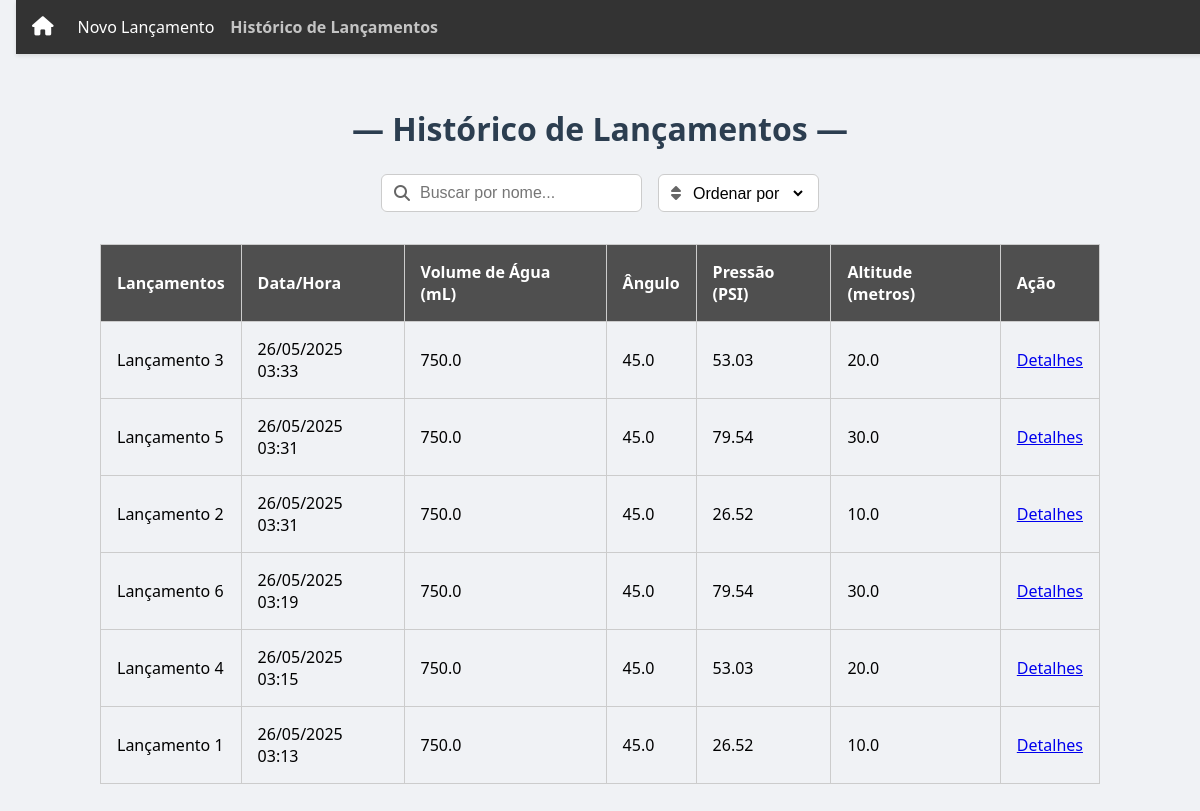
Screenshot of /oldlaunches/ with the database file from the repository.
### core/models.py (models this page shows)
class Lancamento(models.Model):
    id_lancamento = models.AutoField(primary_key=True)
    data_hora_inicio = models.DateTimeField()
    data_hora_fim = models.DateTimeField()
    volume_agua = models.FloatField(default=750.0, verbose_name="Volume de Água (mL)")
    angulo = models.FloatField(default=45.0, verbose_name="Ângulo (graus)")
    pressao_lancamento = models.FloatField(default=53.03, verbose_name="Pressão Recomendada (PSI)")
    DISTANCIA_CHOICES = [
        (10.0, '10 m'),
        (20.0, '20 m'),
        (30.0, '30 m'),
    ]
    distancia_alvo = models.FloatField(choices=DISTANCIA_CHOICES, default=10.0, verbose_name="Distância Alvo")
    def __str__(self):
        return f"Lançamento {self.id_lancamento}"

### core/views.py (the view)
# urls.py: path('oldlaunches/', views.lista_lancamentos, name="oldlaunches"),
def lista_lancamentos(request):
    lancamentos = Lancamento.objects.all().order_by('-data_hora_inicio').prefetch_related('telemetrias')
    return render(request, "core/launch_list.html", {"lancamentos": lancamentos})

### core/templates/core/launch_list.html (shortened to what this page needs)
{% extends "core/base.html" %}
{% block content %}
  <div class="container">
    <h1>— Histórico de Lançamentos —</h1>
    <div class="filters">
      <div class="filter-item">
        <i class="fas fa-search"></i>
        <input type="text" id="searchInput" placeholder="Buscar por nome...">
      </div>
      <div class="filter-item">
        <i class="fas fa-sort"></i>
        <select id="sortSelect">
          <option value="">Ordenar por</option>
        </select>
      </div>
    </div>
    <table class="launch-table">
      <thead>
        <tr>
          <th>Lançamentos</th>
          <th>Data/Hora</th>
          <th>Volume de Água (mL)</th>
          <th>Ângulo</th>
          <th>Pressão (PSI)</th>
          <th>Altitude (metros)</th>
          <th>Ação</th>
        </tr>
      </thead>
        <tbody>
          {% if lancamentos %}
            {% for lanc in lancamentos %}
              <tr data-id="{{ lanc.id_lancamento }}" data-data="{{ lanc.data_hora_inicio|date:'c' }}" data-altura="{{ lanc.distancia_alvo }}">
                <td>{{ lanc }}</td>
                <td>{{ lanc.data_hora_inicio|date:"d/m/Y H:i" }}</td>
                <td>{{ lanc.volume_agua }}</td>
                <td>{{ lanc.angulo }}</td>
                <td>{{ lanc.pressao_lancamento }}</td>
                <td>{{ lanc.distancia_alvo }}</td>
                <td><a href="{% url 'oldlaunch-detail' lanc.pk%}">Detalhes</a></td>
              </tr>
            {% endfor %}
          {% else %}
            <tr>
              <td colspan="7" class="no-launches-state" class="no-launches-state" style="display: none;">Nenhum lançamento encontrado</td>
            </tr>
          {% endif %}
      </tbody>
    </table>
  </div>
{% endblock %}

### core/static/core/css/base.css (style rules this page uses)
body { margin: 0; font-family: sans-serif; }

### core/static/core/css/details.css (style rules this page uses)
body { font-family: Arial, sans-serif; background-color: #f2f4f8; margin: 0; padding: 0; }

### core/templates/core/launch_list.html (style rules this page uses)
* { box-sizing: border-box; }
body { font-family: 'Segoe UI', Tahoma, Geneva, Verdana, sans-serif; background-color: #f0f2f5; margin: 0; padding: 1rem; }
.container { max-width: 1000px; margin: auto; }
h1 { text-align: center; color: #2c3e50; margin-bottom: 1.5rem; }
.filters { display: flex; flex-wrap: wrap; justify-content: center; gap: 1rem; margin-bottom: 2rem; }
.filter-item { display: flex; align-items: center; background-color: white; border: 1px solid #ccc; border-radius: 6px; padding: 0.5rem 0.75rem; }
.filter-item i { margin-right: 0.5rem; color: #666; }
.filter-item input, .filter-item select { border: none; outline: none; font-size: 1rem; background: transparent; }
.launch-table { width: 100%; border-collapse: collapse; margin-bottom: 2rem; }
.launch-table th, .launch-table td { padding: 1rem; text-align: left; border: 1px solid #ccc; }
.launch-table th { background-color: #4F4F4F; color: white; }

### rows the page displays
Lancamento: id_lancamento "Lançamento 3", data_hora_inicio "26/05/2025 03:33", volume_agua "750.0", angulo "45.0", pressao_lancamento "53.03", distancia_alvo "20.0"
Lancamento: id_lancamento "Lançamento 5", data_hora_inicio "26/05/2025 03:31", volume_agua "750.0", angulo "45.0", pressao_lancamento "79.54", distancia_alvo "30.0"
Lancamento: id_lancamento "Lançamento 2", data_hora_inicio "26/05/2025 03:31", volume_agua "750.0", angulo "45.0", pressao_lancamento "26.52", distancia_alvo "10.0"
Lancamento: id_lancamento "Lançamento 6", data_hora_inicio "26/05/2025 03:19", volume_agua "750.0", angulo "45.0", pressao_lancamento "79.54", distancia_alvo "30.0"
Lancamento: id_lancamento "Lançamento 4", data_hora_inicio "26/05/2025 03:15", volume_agua "750.0", angulo "45.0", pressao_lancamento "53.03", distancia_alvo "20.0"
Lancamento: id_lancamento "Lançamento 1", data_hora_inicio "26/05/2025 03:13", volume_agua "750.0", angulo "45.0", pressao_lancamento "26.52", distancia_alvo "10.0"
